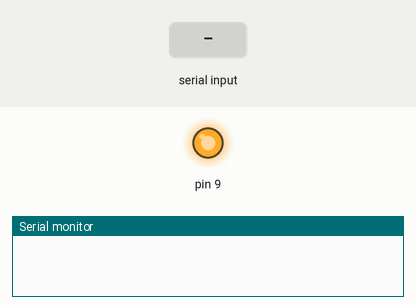
A sketch run on a simulated Arduino Uno, built with avr-gcc and run on an emulated ATmega328P. Shown: output pins drawn as LEDs (lit = HIGH), the last lines printed to the serial monitor. The inputs (shaded band) are chosen by the test bench.

Above: at 1.2 s.
1.3 s: "r1on\n" received over the second serial link
At 1.8 s:
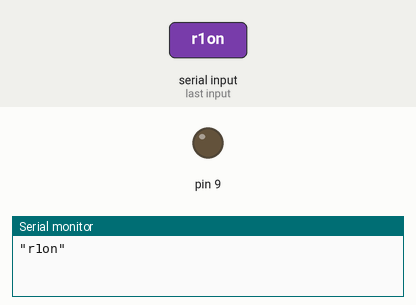
2.8 s: "r1off\n" received over the second serial link
At 4.1 s:
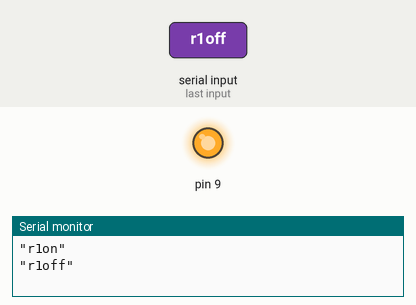
Timing chart, 0 to 5.8 s (numbered marks = the images above; inputs shaded):
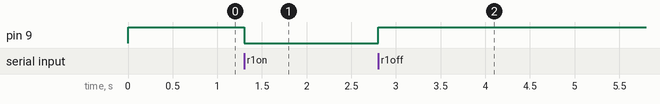

The sketch:

bt2.ino
```cpp
#include <SoftwareSerial.h>


// Déclaration port série logiciel
SoftwareSerial btmodule(10, 11); // RX, TX

void setup() {
  // moniteur série en 115200 bps
  // (utile pour débuger)
  Serial.begin(115200);
  while (!Serial);

  // port logiciel en 19200
  // vitesse configurée avec AT+UART=19200
  btmodule.begin(19200);

  pinMode(9, OUTPUT);
  digitalWrite(9, HIGH);
}

void loop() {
  // Des données à lire ?
  if (btmodule.available()) {
    // Oui, on récupère la commande jusqu'à LF
    String commande = btmodule.readStringUntil('\n');
    if(commande.length() > 0) {
      // on a une commande
      Serial.print("\"");
      Serial.print(commande);
      Serial.println("\"");
      if(commande == "r1on")
        digitalWrite(9, LOW);
      if(commande == "r1off")
        digitalWrite(9, HIGH);
    }
  }
}
```

Measured:
- after the input at 1.3 s, pin 9: HIGH → LOW at once
- after the input at 2.8 s, pin 9: LOW → HIGH at once
